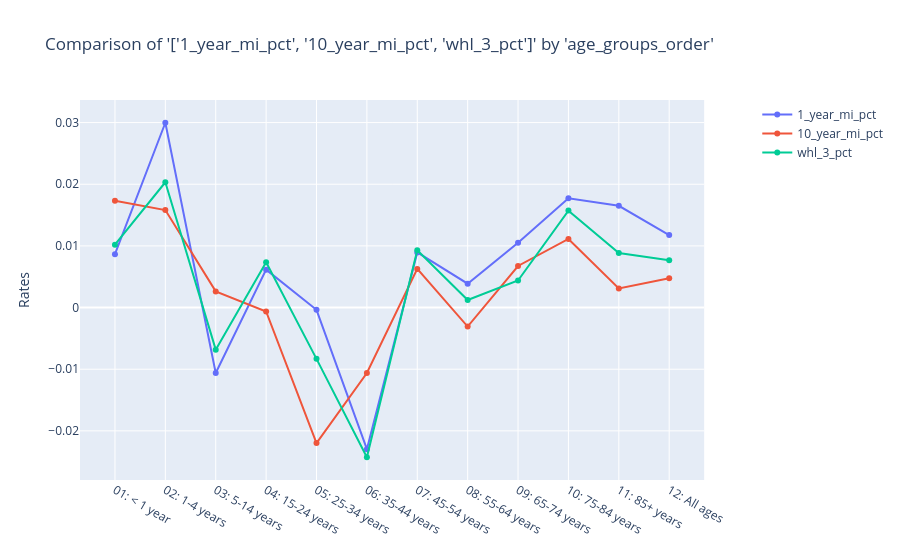

Notebook source saved alongside this figure:
### Code cell
age_cats = mi_no_covid["age_groups"].cat.remove_unused_categories()
mi_no_covid["age_groups_order"] = age_cats.map(
    {cat: f"{i + 1:02d}: {cat}" for i, cat in enumerate(age_cats.cat.categories)}
).fillna(mi_no_covid["age_groups"].astype(str))
charters.compare_rates(
    df=mi_no_covid[mi_no_covid["year"] == 2019],
    x_axis="age_groups_order",
    rates=["1_year_mi_pct", "10_year_mi_pct", "whl_3_pct"],
)

### Figure 1 — Plotly figure (JSON) as saved in the notebook; plotly's stock layout.template omitted (floating-point values rounded to 4 significant figures)
{"data": [{"mode": "lines+markers", "name": "1_year_mi_pct", "type": "scatter", "x": ["01: < 1 year", "02: 1-4 years", "03: 5-14 years", "04: 15-24 years", "05: 25-34 years", "06: 35-44 years", "07: 45-54 years", "08: 55-64 years", "09: 65-74 years", "10: 75-84 years", "11: 85+ years", "12: All ages"], "xaxis": "x", "y": [0.008649, 0.02997, -0.01062, 0.006149, -0.0003664, -0.02297, 0.008944, 0.003876, 0.0105, 0.01773, 0.01651, 0.01175], "yaxis": "y"}, {"mode": "lines+markers", "name": "10_year_mi_pct", "type": "scatter", "x": ["01: < 1 year", "02: 1-4 years", "03: 5-14 years", "04: 15-24 years", "05: 25-34 years", "06: 35-44 years", "07: 45-54 years", "08: 55-64 years", "09: 65-74 years", "10: 75-84 years", "11: 85+ years", "12: All ages"], "xaxis": "x", "y": [0.01734, 0.01582, 0.00262, -0.0006322, -0.02198, -0.01062, 0.006269, -0.003079, 0.00674, 0.01113, 0.003095, 0.00476], "yaxis": "y"}, {"mode": "lines+markers", "name": "whl_3_pct", "type": "scatter", "x": ["01: < 1 year", "02: 1-4 years", "03: 5-14 years", "04: 15-24 years", "05: 25-34 years", "06: 35-44 years", "07: 45-54 years", "08: 55-64 years", "09: 65-74 years", "10: 75-84 years", "11: 85+ years", "12: All ages"], "xaxis": "x", "y": [0.01021, 0.02032, -0.006828, 0.007359, -0.00832, -0.02428, 0.009292, 0.001231, 0.004391, 0.01572, 0.008857, 0.007674], "yaxis": "y"}], "layout": {"title": {"text": "Comparison of '['1_year_mi_pct', '10_year_mi_pct', 'whl_3_pct']' by 'age_groups_order'"}, "xaxis": {"anchor": "y", "domain": [0, 0.94]}, "yaxis": {"anchor": "x", "domain": [0, 1], "title": {"text": "Rates"}, "type": "-"}, "yaxis2": {"anchor": "x", "overlaying": "y", "side": "right"}}}
